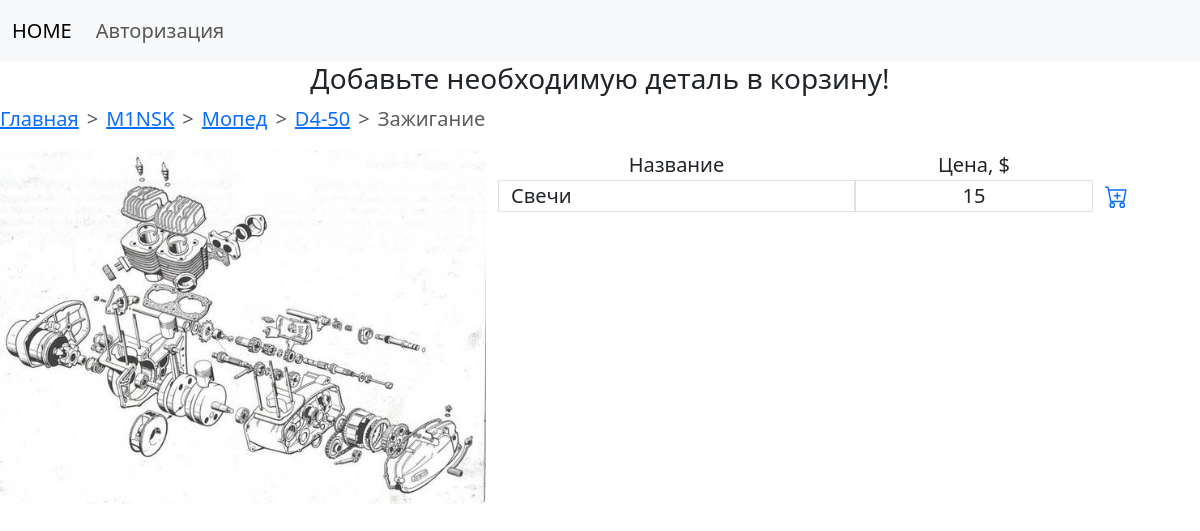
/M1NSK/1/type/1/model/D4-50/1/element/Зажигание/1/part, run on the app's committed database.
### app/models.py (models this page shows, shortened)
class Brand(Base):
    __tablename__ = 'brand'
    id = Column(Integer, primary_key=True)
    brand_name = Column(String(30))
    parent = relationship('Model', back_populates='brand')

class Type(Base):
    __tablename__ = 'type'
    id = Column(Integer, primary_key=True)
    type_name = Column(String)
    parent = relationship('Model', back_populates='type')

class Model(Base):
    __tablename__ = 'model'
    id = Column(Integer, primary_key=True)
    model_name = Column(String)
    brand_id = Column(Integer, ForeignKey('brand.id'), nullable=False)
    brand = relationship('Brand', back_populates="parent")
    type_id = Column(Integer, ForeignKey('type.id'), nullable=False)
    type = relationship('Type', back_populates="parent")
    parent = relationship('Part', back_populates='model')
    image_id = Column(Integer, ForeignKey('element_image.id'))

class Element(Base):
    __tablename__ = 'element'
    id = Column(Integer, primary_key=True)
    element_name = Column(String)
    parent = relationship('Part', back_populates='element')
    image_id = Column(Integer, ForeignKey('element_image.id'))

class ElementImage(Base):
    __tablename__ = 'element_image'
    id = Column(Integer, primary_key=True)
    url = Column(String)
    model = relationship('Model')
    element = relationship('Element')

class Part(Base):
    __tablename__ = 'part'
    id = Column(Integer, primary_key=True)
    part_number = Column(String)
    description = Column(String)  # полное название детали
    price = Column(Integer)
    amount = Column(Integer)
    model_id = Column(Integer, ForeignKey('model.id'),  nullable=False)
    model = relationship('Model', back_populates="parent")
    element_id = Column(Integer, ForeignKey('element.id'), nullable=False)
    element = relationship('Element', back_populates="parent")
    parent = relationship('Basket', back_populates='part')   # переделать

### app/main/routes.py (the view)
@bp.get('/<brand_name>/<brand_id>/type/<type_id>/model/<model_name>/<model_id>/element/<element_name>/<element_id>/part')
def part(brand_name, brand_id, type_id, model_name, model_id, element_name, element_id):
    parts = session.query(Part).filter_by(model_id=model_id).filter_by(element_id=element_id)
    image = session.query(ElementImage).join(Element).join(Model).filter(Element.id == element_id).filter(Model.id == model_id).first()
    if image is None:
        image = 'element_images/default.jpeg'
    else:
        image = image.url
    return render_template('main/part.html', parts=parts, image=image)

### app/templates/main/part.html (shortened to what this page needs)
{% extends "base.html" %}
{% block content %}
<h3 class="text-center">Добавьте необходимую деталь в корзину!</h3>
{% set part = parts[0] %}
    <nav style="--bs-breadcrumb-divider: '>';" aria-label="breadcrumb">
        <ol class="breadcrumb">
          <li class="breadcrumb-item"><a href="{{ url_for('main.index') }}">Главная</a></li>
          <li class="breadcrumb-item"><a href="{{ url_for('main.type', brand_id=part.model.brand_id, brand_name=part.model.brand.brand_name) }}">{{ part.model.brand.brand_name }}</a></li>
          <li class="breadcrumb-item"><a href="{{ url_for('main.model', brand_id=part.model.brand_id, brand_name=part.model.brand.brand_name, type_id=part.model.type_id) }}">{{ part.model.type.type_name }}</a></li>
          <li class="breadcrumb-item"><a href="{{ url_for('main.element', brand_name=part.model.brand.brand_name, brand_id=part.model.brand_id, type_id=part.model.type_id, model_name=part.model.model_name, model_id=part.model_id) }}">{{ part.model.model_name }}</a></li>
          <li class="breadcrumb-item active" aria-current="page">{{ part.element.element_name }}</li>
          </ol>
      </nav>
<div class="cobtainer-fluid">
    <div class="row">
        <div class="col-sm-5">
            <img src="{{ url_for('static', filename=image) }}" class="img-fluid rounded-2" alt="Тут картинка">
        </div>
        <div class="col">
            <div class="row text-center">
                <div class="col-6">
                    Название
                </div>
                <div class="col-4">
                    Цена, $
                </div>
            </div>
                {% for part in parts %}
                <div class="row">
                    <div class="col-6 border text-left">
                        {{ part.description }}
                    </div>
                    <div class="col-4 border text-center">
                        {{ part.price }}
                    </div>
                    <div class="col-2 text-left">
                        <a href="{{ url_for('main.addToBasket', part_id=part.id) }}">
                        </a>
                    </div>
                </div>
                {% endfor %}
        </div>
    </div>
</div>
    {% endblock %}

### data on the page
Brand: model.brand.brand_name "M1NSK"
Type: model.type.type_name "Мопед"
Model: model.model_name "D4-50"
Element: element.element_name "Зажигание"
ElementImage: url (picture)
Part: description "Свечи", price "15"
